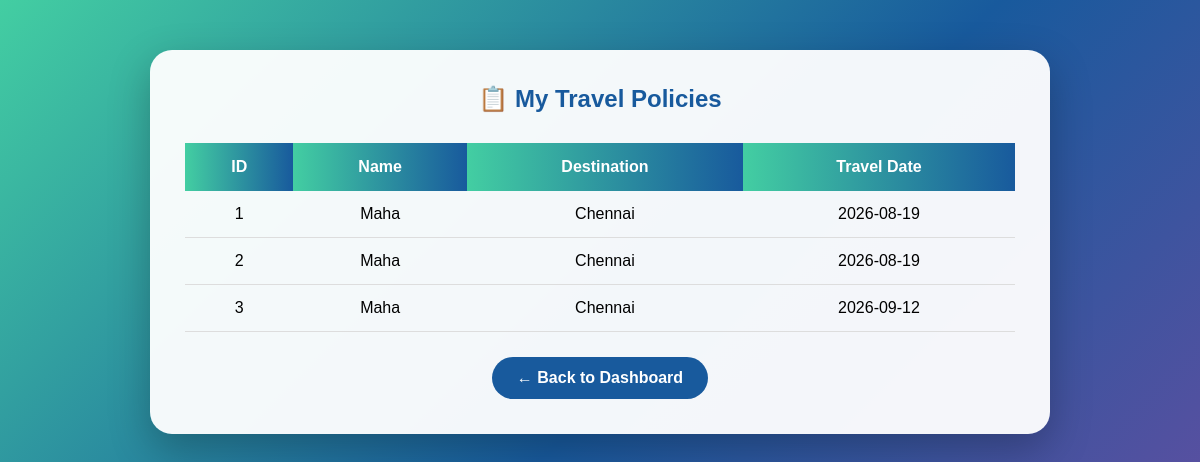
The page /view_policies on the database as committed earlier.
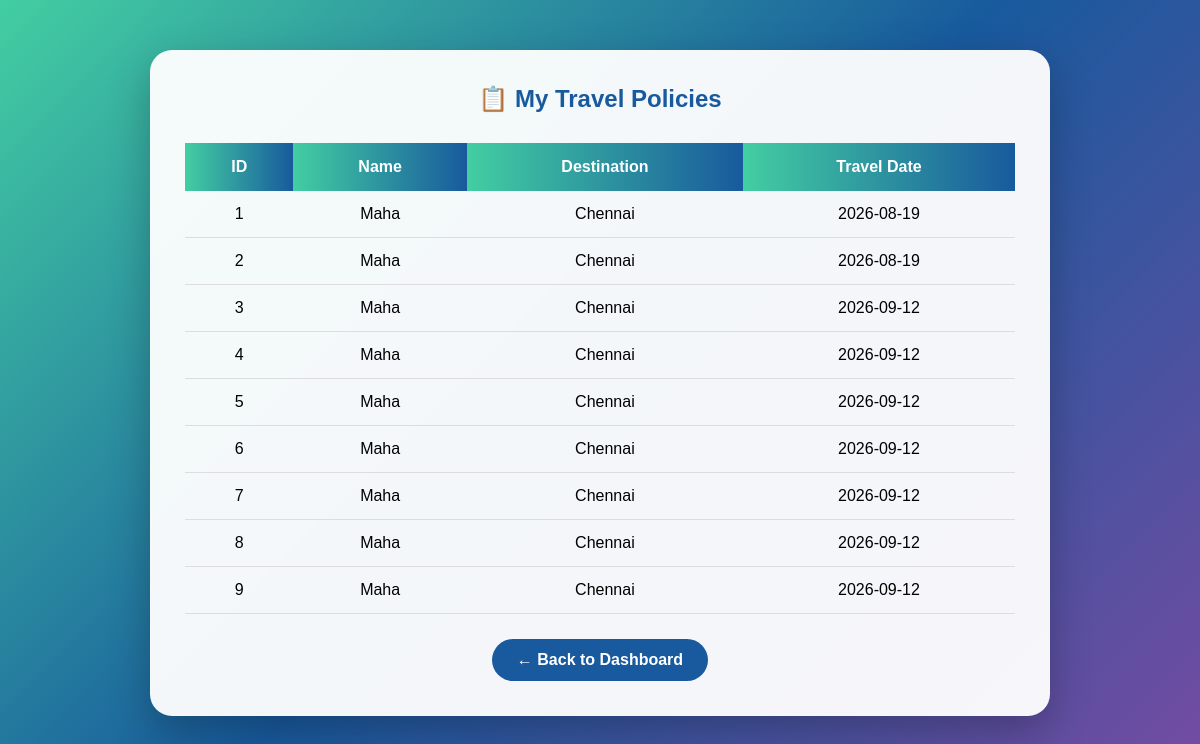
The same page on the database as committed later.
### tables this page shows
CREATE TABLE policies (
    id INTEGER PRIMARY KEY AUTOINCREMENT,
    name TEXT,
    destination TEXT,
    travel_date TEXT
);

### app.py (the view)
@app.route("/view_policies")
def view_policies():
    conn = sqlite3.connect(DATABASE)
    cursor = conn.cursor()
    cursor.execute("SELECT * FROM policies")
    policies = cursor.fetchall()
    conn.close()
    return render_template(
        "view_policies.html",
        policies=policies
    )

### templates/view_policies.html (shortened to what this page needs)
<!DOCTYPE html>
<html>
<head>
</head>
<body>
    <div class="box">
        <h2>📋 My Travel Policies</h2>
        <div class="table-container">
            <table>
                <tr>
                    <th>ID</th>
                    <th>Name</th>
                    <th>Destination</th>
                    <th>Travel Date</th>
                </tr>
                {% for p in policies %}
                <tr>
                    <td>{{ p[0] }}</td>
                    <td>{{ p[1] }}</td>
                    <td>{{ p[2] }}</td>
                    <td>{{ p[3] }}</td>
                </tr>
                {% endfor %}
            </table>
        </div>
        <a class="back" href="/dashboard">← Back to Dashboard</a>
    </div>
</body>
</html>

### templates/view_policies.html (style rules this page uses)
* { box-sizing: border-box; margin: 0; padding: 0; font-family: Arial, sans-serif; }
body { min-height: 100vh; padding: 50px 20px; background: linear-gradient(135deg, #43cea2, #185a9d, #764ba2); }
.box { max-width: 900px; margin: auto; padding: 35px; background: rgba(255,255,255,0.95); border-radius: 22px; box-shadow: 0 15px 40px rgba(0,0,0,0.25); }
h2 { text-align: center; color: #185a9d; margin-bottom: 30px; }
.table-container { overflow-x: auto; }
table { width: 100%; border-collapse: collapse; }
th { background: linear-gradient(90deg, #43cea2, #185a9d); color: white; padding: 15px; }
td { padding: 14px; text-align: center; border-bottom: 1px solid #ddd; }
.back { display: block; width: fit-content; margin: 25px auto 0; padding: 12px 25px; background: #185a9d; color: white; text-decoration: none; border-radius: 25px; font-weight: bold; }

Rows that differ between the two databases and show on the page:
added policies: id "4", name "Maha", destination "Chennai", travel_date "2026-09-12"
added policies: id "5", name "Maha", destination "Chennai", travel_date "2026-09-12"
added policies: id "6", name "Maha", destination "Chennai", travel_date "2026-09-12"
added policies: id "7", name "Maha", destination "Chennai", travel_date "2026-09-12"
added policies: id "8", name "Maha", destination "Chennai", travel_date "2026-09-12"
added policies: id "9", name "Maha", destination "Chennai", travel_date "2026-09-12"
